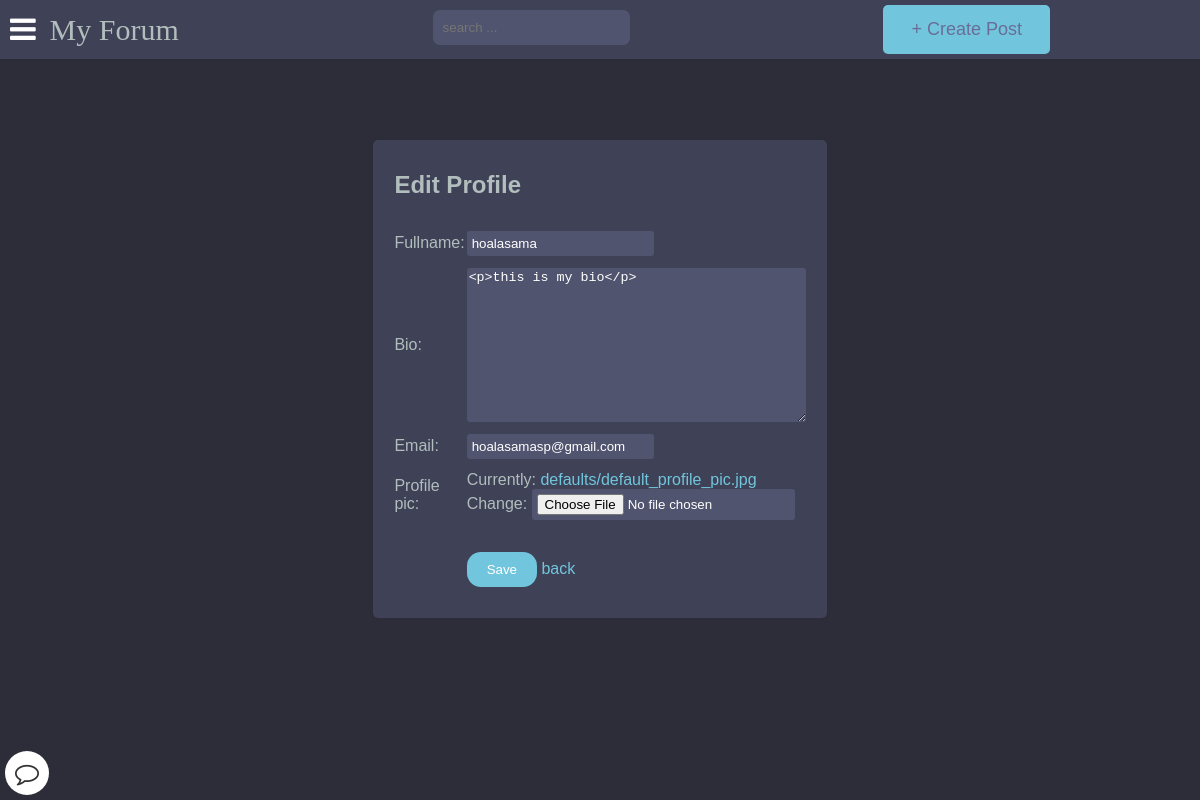
Before: /account/edit_profile/ (signed in) with the older database file.
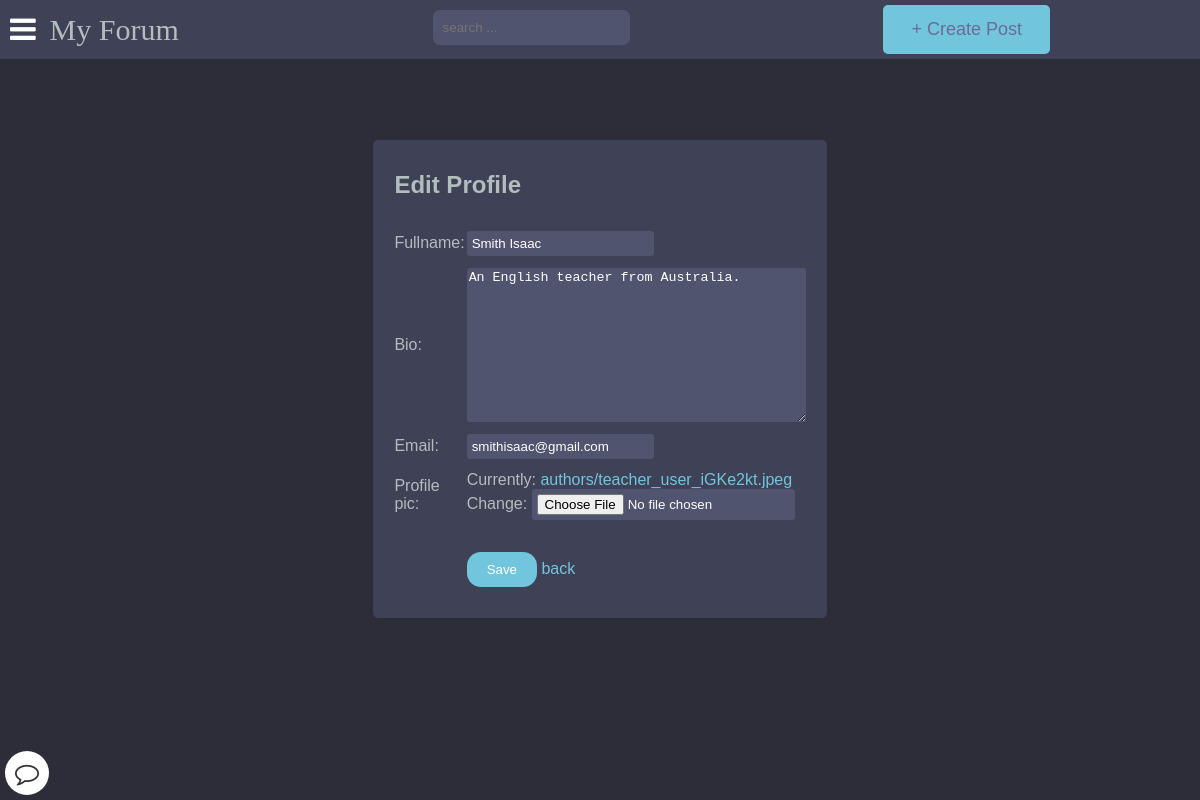
After: the same page with the newer database file.
### main/models.py (models this page shows, shortened)
class Author(models.Model):
    user = models.ForeignKey(User, on_delete=models.CASCADE)
    fullname = models.CharField(max_length=40, blank=True)
    slug = models.SlugField(max_length=400, unique=True, blank=True)
    bio = HTMLField(default='none')
    points = models.IntegerField(default=0)
    email = models.EmailField(unique=False,default="example@gmail.com", validators=[EmailValidator(message="Invalid email format")])
    profile_pic = ResizedImageField(size=[400, 400], quality=100, upload_to="authors", default="defaults/default_user.png", null=True, blank=False)
    ROLES = (
        ('user','User'),
        ('teacher','Teacher'),
        ('admin','Admin'),
    )
    roles = models.CharField(max_length=50, choices=ROLES, default="user")

### register/checkprofile.py (the view)
    def decorated_view_func(request, *args, **kwargs):
        if not check_profile_completion(request.user):
            return redirect('update_profile')
        return view_func(request, *args, **kwargs)

### register/forms.py
class UpdateForm(forms.ModelForm):
    class Meta:
        model = Author
        fields = ("fullname", "bio","email", "profile_pic",)

### register/checkprofile.py (called while the page is built)
def profile_completion_required(view_func):
    def check_profile_completion(user):
        if not user.is_authenticated:
            return True
        try:
            author = Author.objects.get(user=user)
            return author.fullname and author.bio
        except Author.DoesNotExist:
            return False
    def decorated_view_func(request, *args, **kwargs):
        if not check_profile_completion(request.user):
            return redirect('update_profile')
        return view_func(request, *args, **kwargs)
    return decorated_view_func

### templates/register/editprofile.html (shortened to what this page needs)
{% extends 'base.html' %}
{% block content %}
<div class="center-form">
    <table class="edit-profile-form">
        <tr>
            <td colspan="2">
                <h2>Edit Profile</h2>
            </td>
        </tr>
        <form method="POST" enctype="multipart/form-data">
            <tr>
                <td>{{ form.fullname.label_tag }}</td>
                <td>{{ form.fullname }}</td>
            </tr>
            <tr>
                <td>{{ form.bio.label_tag }}</td>
                <td>{{ form.bio }}</td>
            </tr>
            <tr>
                <td>{{ form.email.label_tag }}</td>
                <td>{{ form.email }}</td>
            </tr>
            <tr>
                <td>{{ form.profile_pic.label_tag }}</td>
                <td>{{ form.profile_pic }}</td>
            </tr>
            <tr>
                <td></td>
                <td>
                    <button type="submit" class="save-button">Save</button>
                    <a href="{{request.META.HTTP_REFERER}}">back</a>
                </td>
            </tr>
        </form>
    </table>
</div>
{% endblock %}

Changed rows visible on the page:
changed Author: fullname "hoalasama" → "Smith Isaac"; bio "<p>this is my bio</p>" → "An English teacher from Australia."; email "hoalasamasp@gmail.com" → "smithisaac@gmail.com"
Other visible differences:
text no longer shown: "Currently: defaults/default_profile_pic.jpg Change:"
text now shown: "Currently: authors/teacher_user_iGKe2kt.jpeg Change:"
